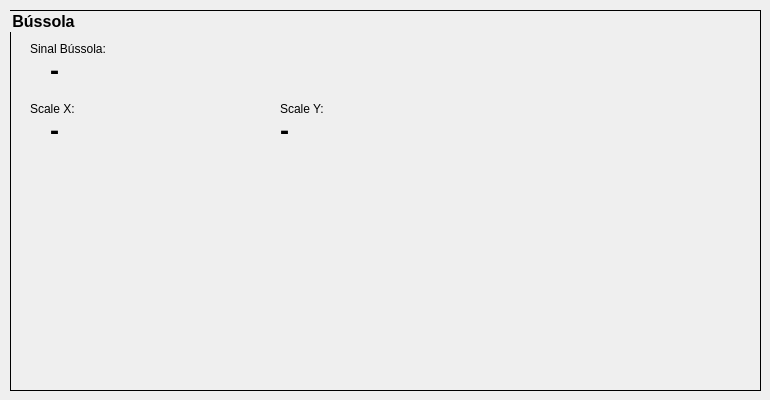
    <widget class="QWidget" name="tabBussola">
     <attribute name="title">
      <string>Bússola</string>
     </attribute>
     <widget class="QGroupBox" name="groupBox_4">
      <property name="geometry">
       <rect>
        <x>10</x>
        <y>10</y>
        <width>751</width>
        <height>381</height>
       </rect>
      </property>
      <property name="font">
       <font>
        <pointsize>12</pointsize>
        <weight>75</weight>
        <bold>true</bold>
       </font>
      </property>
      <property name="styleSheet">
       <string notr="true">QGroupBox {border: 1px solid black}</string>
      </property>
      <property name="title">
       <string>Bússola</string>
      </property>
      <widget class="QLabel" name="labelDIstUS_3">
       <property name="geometry">
        <rect>
         <x>20</x>
         <y>90</y>
         <width>141</width>
         <height>17</height>
        </rect>
       </property>
       <property name="text">
        <string>Scale X:</string>
       </property>
      </widget>
      <widget class="QLabel" name="labelDadosBussolaSX">
       <property name="geometry">
        <rect>
         <x>40</x>
         <y>110</y>
         <width>211</width>
         <height>21</height>
        </rect>
       </property>
       <property name="font">
        <font>
         <pointsize>20</pointsize>
         <weight>75</weight>
         <bold>true</bold>
        </font>
       </property>
       <property name="text">
        <string>-</string>
       </property>
      </widget>
      <widget class="QLabel" name="labelSinalUltrassom_3">
       <property name="geometry">
        <rect>
         <x>20</x>
         <y>30</y>
         <width>101</width>
         <height>17</height>
        </rect>
       </property>
       <property name="text">
        <string>Sinal Bússola:</string>
       </property>
      </widget>
      <widget class="QLabel" name="labelDadosBussolaSinal">
       <property name="geometry">
        <rect>
         <x>40</x>
         <y>50</y>
         <width>101</width>
         <height>21</height>
        </rect>
       </property>
       <property name="font">
        <font>
         <pointsize>20</pointsize>
         <weight>75</weight>
         <bold>true</bold>
        </font>
       </property>
       <property name="text">
        <string>-</string>
       </property>
      </widget>
      <widget class="QLabel" name="labelDIstUS_4">
       <property name="geometry">
        <rect>
         <x>270</x>
         <y>90</y>
         <width>141</width>
         <height>17</height>
        </rect>
       </property>
       <property name="text">
        <string>Scale Y:</string>
       </property>
      </widget>
      <widget class="QLabel" name="labelDadosBussolaSY">
       <property name="geometry">
        <rect>
         <x>270</x>
         <y>110</y>
         <width>191</width>
         <height>21</height>
        </rect>
       </property>
       <property name="font">
        <font>
         <pointsize>20</pointsize>
         <weight>75</weight>
         <bold>true</bold>
        </font>
       </property>
       <property name="text">
        <string>-</string>
       </property>
      </widget>
     </widget>
    </widget>
